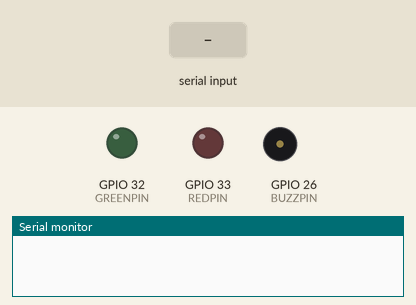
This sketch was run on a simulated ESP32. On the bench: output pins drawn as LEDs (lit = HIGH), buzzer (waves = sounding), the last lines printed to the serial monitor. The inputs (shaded band) are chosen by the test bench. WiFi joins after 1.5 s; servers stay silent unless stated; uploads are accepted with an empty reply.

Above: at 2.7 s.
2.8 s: "1\n" received over Serial
At 5.1 s:
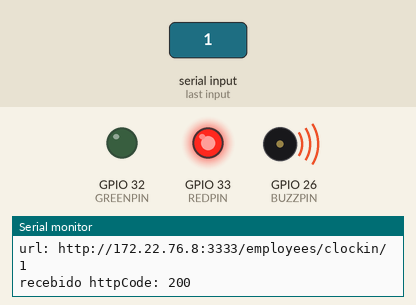
5.5 s: "0\n" received over Serial
Timing chart, 0 to 11.7 s (numbered marks = the images above; inputs shaded):
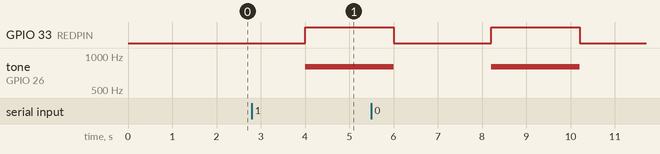

The sketch:

batedorponto.ino
```cpp
#include <WiFiMulti.h>
#include <HTTPClient.h>
WiFiMulti wifiMulti;
// Your WiFi credentials.
// Set password to "" for open networks.
const char ssid[] = "CINGUESTS";
const char pass[] = "acessocin";
const String host = "http://172.22.76.8:3333";

#define REDPIN 33
#define GREENPIN 32
#define BUZZPIN 26
#define BUZZCHAN 0

void setup()
{
  // Debug console
  Serial.begin(9600);
  wifiMulti.addAP(ssid, pass);
  while (wifiMulti.run() != WL_CONNECTED) { //Check for the connection
    delay(1000);
    Serial.println("Connecting to WiFi..");
  }
  pinMode(REDPIN, OUTPUT);
  pinMode(GREENPIN, OUTPUT);
  pinMode(BUZZPIN, OUTPUT);
  ledcSetup(BUZZCHAN, 5000, 12);
  ledcAttachPin(BUZZPIN, BUZZCHAN);
}

void blinkLED(bool accepted) {
  digitalWrite(accepted ? GREENPIN : REDPIN, HIGH);
  ledcWriteTone(BUZZCHAN,800);
  delay(accepted ? 500 : 2000);
  ledcWrite(BUZZCHAN,0);
  if(accepted) {
     delay(500);
     ledcWriteTone(BUZZCHAN,800);
     delay(1000);
     ledcWrite(BUZZCHAN,0);
  }
  digitalWrite(accepted ? GREENPIN : REDPIN, LOW);
  delay(1000);
}

enum State {WAITING_PERSON, CHECK_PERSON, AUTH_PERSON, UNAUTH_PERSON};
State state = WAITING_PERSON;
String personID, url, personResponse;
void loop() {
  if(state == WAITING_PERSON) {
    if(Serial.available() > 0) {
      personID = Serial.readStringUntil('\n');
      Serial.print("recebido personID: ");
      Serial.println(personID);
      delay(500);
      state = CHECK_PERSON;
    }
  } else if (state == CHECK_PERSON) {
      url = host + "/employees/clockin/" + personID;
      Serial.print("url: ");
      Serial.println(url);
      HTTPClient http;
      http.begin(url);
      int httpCode = http.POST("");
      Serial.print("recebido httpCode: ");
      Serial.println(httpCode);
      delay(500);
      if(httpCode > 0) {
        state = httpCode == 201 ? AUTH_PERSON : UNAUTH_PERSON;
      } else {
        state = UNAUTH_PERSON;
      }
  } else {
    blinkLED(state == AUTH_PERSON);
    Serial.println(state == AUTH_PERSON ? "Sucesso" : "CPF não encontrado");
    state = WAITING_PERSON;
  }
}
```

Measured:
- after the input at 2.8 s, GPIO 33 (REDPIN): LOW → HIGH after 1.2 s; tone on GPIO 26 (BUZZPIN): silent → 800 Hz after 1.2 s
